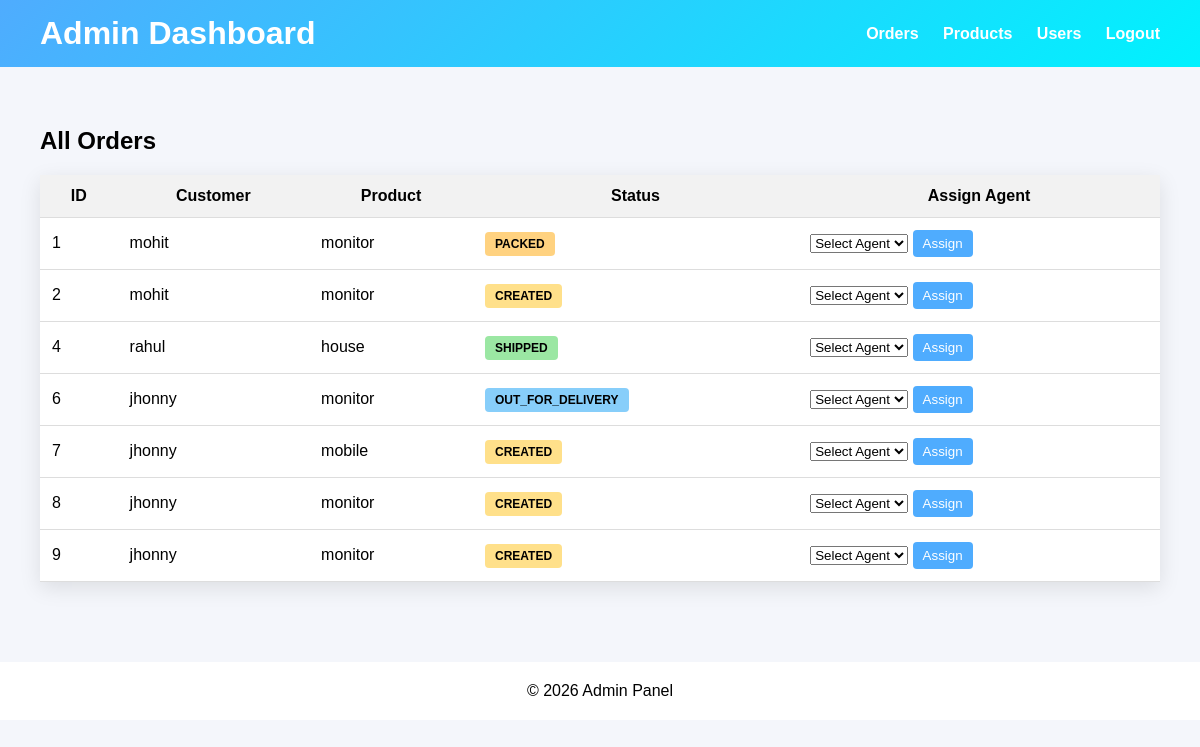
The page /api/auth/admin-dashboard/ on the database its author committed.
### ordersystem/models.py (models this page shows)
class Order(models.Model):
    STATUS_CHOICES = (
        ("CREATED", "CREATED"),
        ("PACKED", "PACKED"),
        ("SHIPPED", "SHIPPED"),
        ("OUT_FOR_DELIVERY", "OUT_FOR_DELIVERY"),
        ("DELIVERED", "DELIVERED"),
    )
    customer = models.ForeignKey(User, on_delete=models.CASCADE, related_name="orders")
    agent = models.ForeignKey(
        User,
        on_delete=models.SET_NULL,
        null=True,
        blank=True,
        related_name="deliveries"
    )
    product = models.ForeignKey(Product, on_delete=models.CASCADE)
    status = models.CharField(max_length=30, choices=STATUS_CHOICES, default="CREATED")
    created_at = models.DateTimeField(auto_now_add=True)
    updated_at = models.DateTimeField(auto_now=True)

### accounts/models.py (models this page shows, shortened)
class Product(models.Model):
    name = models.CharField(max_length=200)
    description = models.TextField()
    price = models.DecimalField(max_digits=10, decimal_places=2)
    image = models.ImageField(upload_to="products/")
    stock = models.IntegerField(default=0)
    created_at = models.DateTimeField(auto_now_add=True)

### accounts/views.py (the view)
# urls.py: path("admin-dashboard/", admin_dashboard, name="admin_dashboard"),
def admin_dashboard(request):
    orders = Order.objects.all()
    agents = Profile.objects.filter(role="AGENT")
    return render(request,"admin-dashboard.html",{
        "orders": orders,
        "agents": agents
    })

### template/admin-dashboard.html (shortened to what this page needs)
<!DOCTYPE html>
<html lang="en">
<head>
</head>
<body>
    <header>
        <h1>Admin Dashboard</h1>
        <nav>
            <a href="#">Orders</a>
            <a href="/api/auth/admin_product">Products</a>
            <a href="#">Users</a>
            <a href="#" onclick="logout()">Logout</a>
        </nav>
    </header>
    <div class="container">
        <h2>All Orders</h2>
        <table>
            <tr>
                <th>ID</th>
                <th>Customer</th>
                <th>Product</th>
                <th>Status</th>
                <th>Assign Agent</th>
            </tr>
            {% for order in orders %}
            <tr>
                <td>{{ order.id }}</td>
                <td>{{ order.customer.username }}</td>
                <td>{{ order.product.name }}</td>
                <td>
                    <span class="status {{ order.status|lower }}">
                        {{ order.status }}
                    </span>
                </td>
                <td>
                    <select id="agent-{{ order.id }}">
                        <option value="">Select Agent</option>
                    </select>
                    <button class="assign-btn" onclick="assignAgent({{ order.id }})">
                        Assign
                    </button>
                </td>
            </tr>
            {% endfor %}
        </table>
    </div>
    <footer>
        © 2026 Admin Panel
    </footer>
</body>
</html>

### template/admin-dashboard.html (style rules this page uses)
body { margin: 0; font-family: Arial, Helvetica, sans-serif; background: #f4f6fb; }
header { background: linear-gradient(135deg, #4facfe, #00f2fe); color: white; padding: 15px 40px; display: flex; justify-content: space-between; align-items: center; }
header h1 { margin: 0; }
nav a { color: white; text-decoration: none; margin-left: 20px; font-weight: bold; }
.container { padding: 40px; }
table { width: 100%; border-collapse: collapse; background: white; box-shadow: 0 6px 20px rgba(0, 0, 0, 0.1); }
th, td { padding: 12px; border-bottom: 1px solid #ddd; }
th { background: #f2f2f2; }
.status { padding: 5px 10px; border-radius: 4px; font-size: 12px; font-weight: bold; color: black; }
.created { background: #ffe08a }
.packed { background: #ffd280 }
.shipped { background: #9be7a3 }
.out_for_delivery { background: #87cefa }
.assign-btn { padding: 6px 10px; border: none; background: #4facfe; color: white; border-radius: 4px; cursor: pointer; }
footer { text-align: center; padding: 20px; margin-top: 40px; background: #fff; }

### rows shown on the page
Order: id "1", customer.username "mohit", product.name "monitor", status "PACKED"
Order: id "2", customer.username "mohit", product.name "monitor", status "CREATED"
Order: id "4", customer.username "rahul", product.name "house", status "SHIPPED"
Order: id "6", customer.username "jhonny", product.name "monitor", status "OUT_FOR_DELIVERY"
Order: id "7", customer.username "jhonny", product.name "mobile", status "CREATED"
Order: id "8", customer.username "jhonny", product.name "monitor", status "CREATED"
Order: id "9", customer.username "jhonny", product.name "monitor", status "CREATED"
